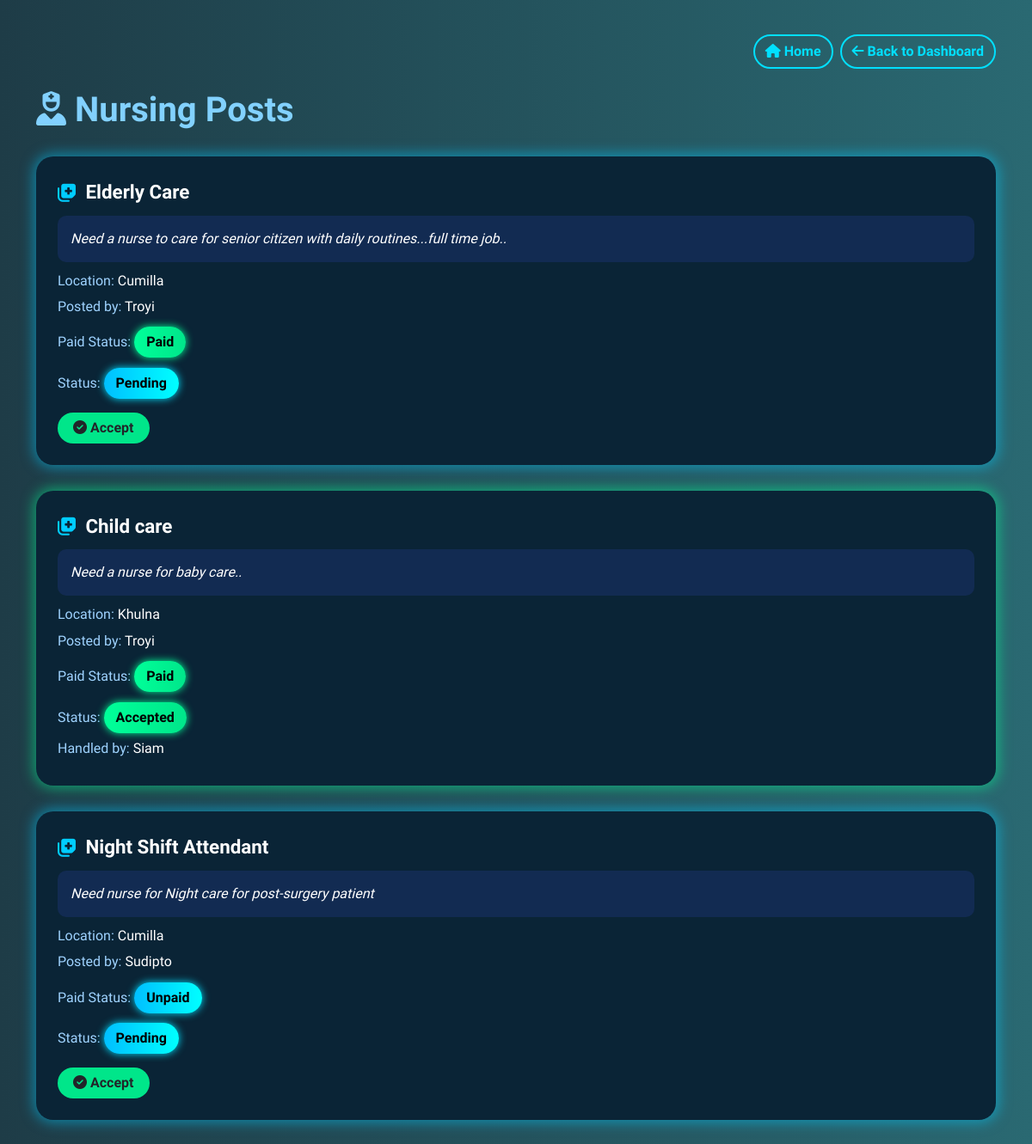
Page /user/provider_nursing_posts/ (signed in) on the committed database.
### users/models.py (models this page shows, shortened)
class NursingService(models.Model):
    STATUS_CHOICES = (
        ('Pending', 'Pending'),
        ('Accepted', 'Accepted'),
        ('Rejected', 'Rejected'),
    )
    customer = models.ForeignKey(User, on_delete=models.CASCADE, related_name='nursing_requests')
    title = models.CharField(max_length=100)
    description = models.TextField()
    location = models.CharField(max_length=100)
    is_paid = models.BooleanField(default=False)
    created_at = models.DateTimeField(auto_now_add=True)
    accepted_by = models.ForeignKey(User, null=True, blank=True, on_delete=models.SET_NULL, related_name='accepted_nursing', limit_choices_to={'role': 'provider'})
    status = models.CharField(max_length=10, choices=STATUS_CHOICES, default='Pending')

class User(AbstractUser):
    ROLE_CHOICES = (
        ('customer', 'Customer'),
        ('provider', 'Provider'),
    )
    role = models.CharField(max_length=10, choices=ROLE_CHOICES)
    phone_number = models.CharField(max_length=15, blank=True, null=True)

### users/views.py (the view, shortened to what this page needs)
# urls.py: path('provider_nursing_posts/', views.provider_nursing_posts, name='provider_nursing_posts'),
@login_required
def provider_nursing_posts(request):
    posts = NursingService.objects.all()
    return render(request, 'provider_nursing_posts.html', {'posts': posts})

### templates/provider_nursing_posts.html (shortened to what this page needs)
<!DOCTYPE html>
<html lang="en">
<head>
    <link href="https://cdn.jsdelivr.net/npm/bootstrap@5.3.0/dist/css/bootstrap.min.css" rel="stylesheet">
    <link href="https://cdnjs.cloudflare.com/ajax/libs/font-awesome/6.4.0/css/all.min.css" rel="stylesheet">
</head>
<body>
<div class="container">
    <div class="d-flex justify-content-end mb-4">
        <a href="{% url 'home' %}" class="btn btn-outline-info me-2">
            <i class="fas fa-home"></i> Home
        </a>
        <a href="{% url 'provider_dashboard' %}" class="btn btn-outline-info">
            <i class="fas fa-arrow-left"></i> Back to Dashboard
        </a>
    </div>
    <h1><i class="fas fa-user-nurse"></i> Nursing Posts</h1>
    {% for post in posts %}
    <div class="glow-box {% if post.status == 'Accepted' %}glow-green{% else %}glow-blue{% endif %}">
        <div class="post-title">
            <i class="fas fa-notes-medical"></i> {{ post.title }}
        </div>
        <div class="post-content">
            <div class="desc-box">{{ post.description }}</div>
            <p><span class="label">Location:</span> {{ post.location }}</p>
            <p><span class="label">Posted by:</span> {{ post.customer.get_full_name|default:post.customer.username }}
</p>
            <p>
                <span class="label">Paid Status:</span>
                {% if post.is_paid %}
                    <span class="status-pill status-accepted">Paid</span>
                {% else %}
                    <span class="status-pill">Unpaid</span>
                {% endif %}
            </p>
            {% if post.status == 'Pending' %}
                <p><span class="label">Status:</span> <span class="status-pill">Pending</span></p>
                <form method="POST" class="mt-3">
                    <button type="submit" name="action" value="accept" class="btn btn-accept">
                        <i class="fas fa-check-circle"></i> Accept
                    </button>
                </form>
            {% else %}
                <p><span class="label">Status:</span> <span class="status-pill status-accepted">Accepted</span></p>
                <p><span class="label">Handled by:</span> {{ post.accepted_by.get_full_name|default:post.accepted_by.username }}</p>
            {% endif %}
        </div>
    </div>
    {% empty %}
    <div class="alert alert-light text-dark">No nursing posts available.</div>
    {% endfor %}
</div>
</body>
</html>

### templates/provider_nursing_posts.html (style rules this page uses)
body { background: linear-gradient(to right, #1e3c47,#2a6972 ); font-family: 'Quicksand', sans-serif; color: white; padding: 40px 15px; }
h1 { font-weight: bold; margin-bottom: 30px; color: #82d1ff; }
.glow-box { background-color: #0a2436; border-radius: 20px; padding: 25px; margin-bottom: 30px; transition: transform 0.3s ease; }
.glow-blue { box-shadow: 0 0 15px 3px rgba(0, 204, 255, 0.5); }
.glow-green { box-shadow: 0 0 15px 3px rgba(0, 255, 150, 0.5); }
.post-title { font-size: 1.4rem; font-weight: 600; margin-bottom: 10px; display: flex; align-items: center; }
.post-title i { color: #00ccff; margin-right: 10px; }
.post-content p { margin-bottom: 0.4rem; }
.label { color: #9fd3ff; }
.desc-box { background-color: #122b52; padding: 15px; border-radius: 10px; font-style: italic; margin-bottom: 10px; }
.status-pill { display: inline-block; padding: 6px 14px; background: linear-gradient(to right, #00bfff, #00ffff); color: #000; border-radius: 20px; font-weight: bold; margin-top: 5px; box-shadow: 0 0 10px #00e0ff; }
.status-accepted { background: linear-gradient(to right, #00ff99, #00e68a); box-shadow: 0 0 10px #00ff99; }
.btn-accept { background-color: #00e68a; border: none; border-radius: 20px; padding: 6px 18px; font-weight: 600; }
.btn-outline-info { border-radius: 20px; font-weight: 600; border: 2px solid #00e0ff; color: #00e0ff; background-color: transparent; transition: all 0.3s ease; }

### rows in the picture
NursingService: title "Elderly Care", description "Need a nurse to care for senior citizen with daily routines...full time job..", location "Cumilla", customer.get_full_name "Troyi", is_paid "Paid"
NursingService: title "Child care", description "Need a nurse for baby care..", location "Khulna", customer.get_full_name "Troyi", is_paid "Paid", accepted_by.get_full_name "Siam"
NursingService: title "Night Shift Attendant", description "Need nurse for Night care for post-surgery patient", location "Cumilla", customer.get_full_name "Sudipto", is_paid "Unpaid"
